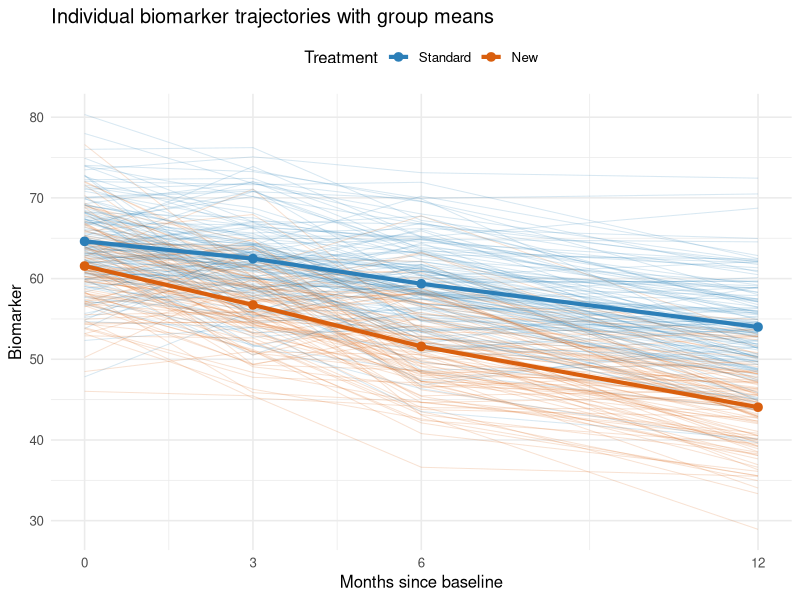
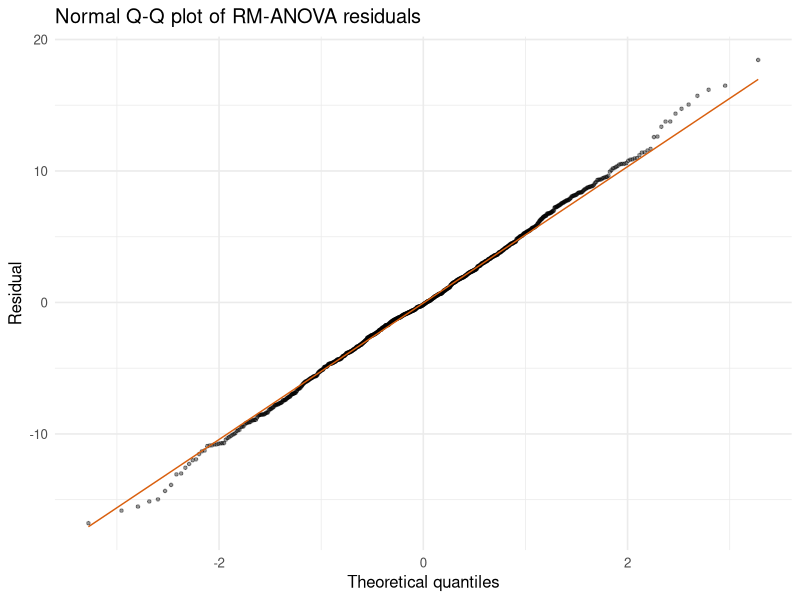
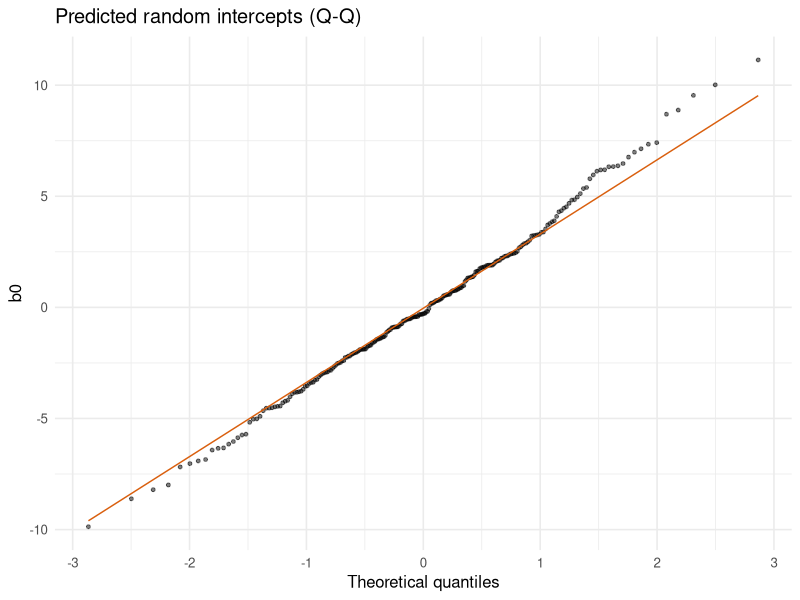
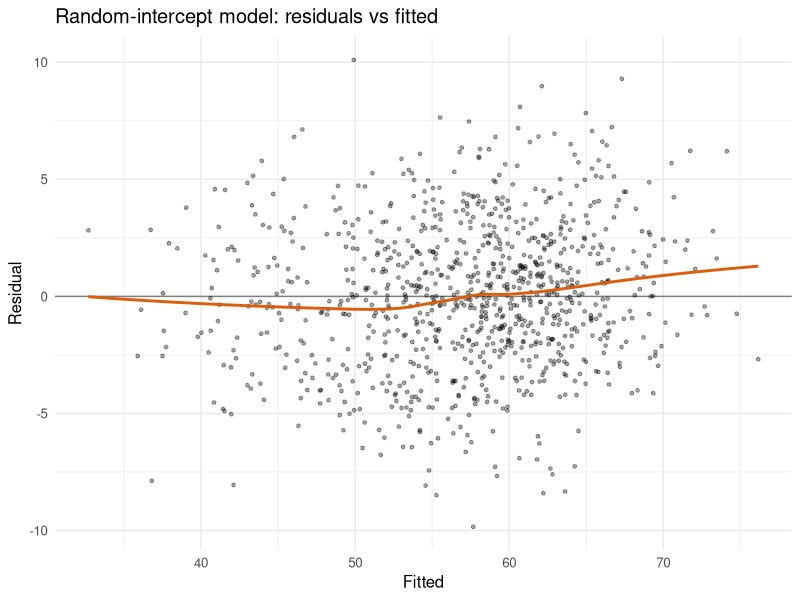
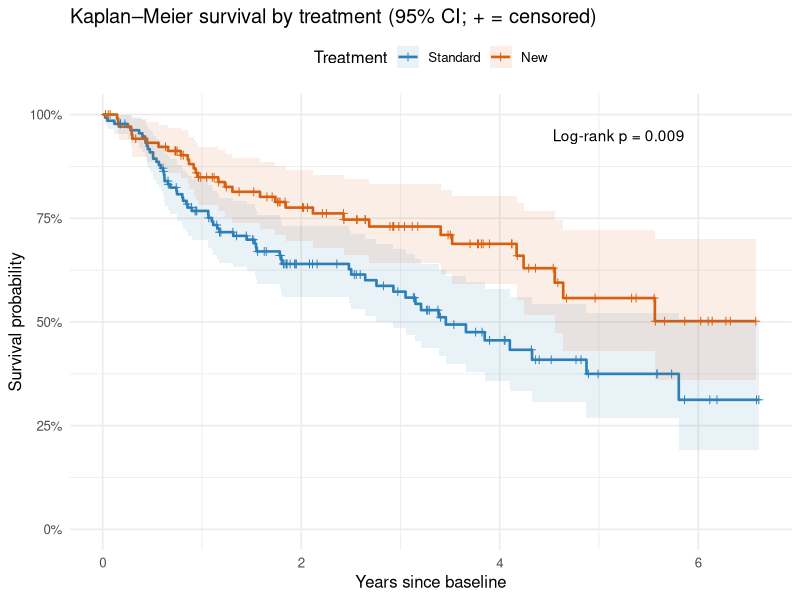
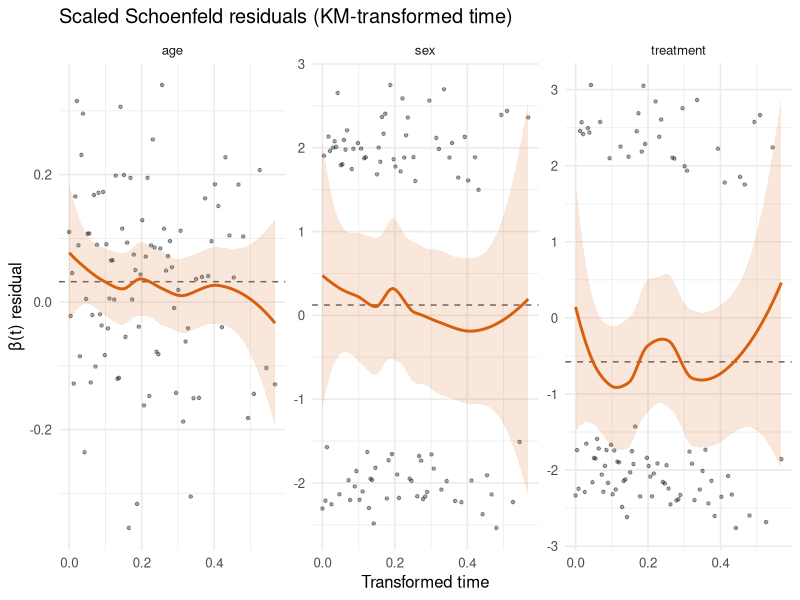
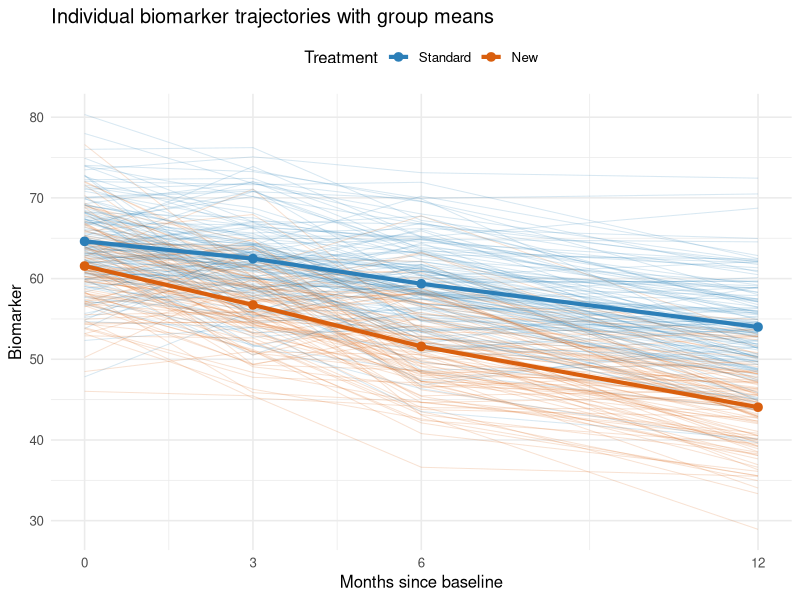
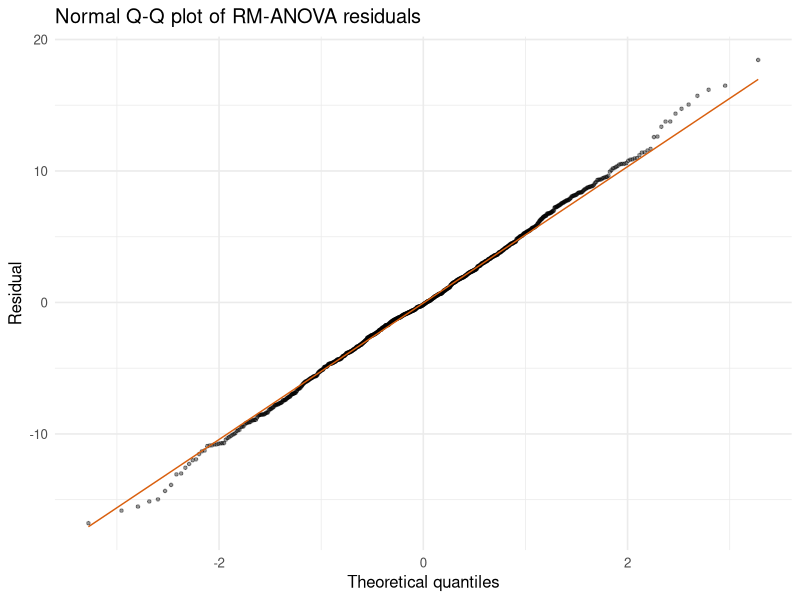

Source code (R) for these figures, in order:
## ----setup, include = FALSE---------------------------------------------------
knitr::opts_chunk$set(
  echo = TRUE, message = FALSE, warning = FALSE,
  fig.width = 8, fig.height = 4.8, dpi = 150, fig.align = "center"
)


## ----packages-----------------------------------------------------------------
library(tidyverse)   # data handling and plotting
library(afex)        # repeated-measures ANOVA
library(emmeans)     # estimated marginal means
library(lme4)        # linear mixed models
library(lmerTest)    # p-values for mixed-model fixed effects
library(geepack)     # generalized estimating equations
library(survival)    # Kaplan-Meier and Cox models
library(broom)
library(broom.mixed)
library(knitr)

theme_set(theme_minimal(base_size = 12))
trt_cols   <- c("Standard" = "#2C7FB8", "New" = "#D95F0E")
dir.create("figures", showWarnings = FALSE)
save_fig <- function(p, name, w = 8, h = 4.8) {
  ggsave(file.path("figures", name), p, width = w, height = h, dpi = 150, bg = "white")
  p
}


## ----read---------------------------------------------------------------------
data_wide <- read.table("data/extra_data.txt", header = TRUE) |>
  mutate(trt = factor(treatment, levels = 0:1, labels = c("Standard", "New")))

dim(data_wide)
anyNA(data_wide)


## ----long---------------------------------------------------------------------
data_long <- data_wide |>
  pivot_longer(starts_with("bio_"), names_to = "visit", values_to = "biomarker") |>
  mutate(
    time_numeric = as.numeric(sub("bio_", "", visit)),
    time_factor  = factor(time_numeric, levels = c(0, 3, 6, 12)),
    id           = factor(id),
    age_c        = age - mean(data_wide$age)   # centred age, used in the mixed models
  )

table(data_long$time_factor)
stopifnot(nrow(data_long) == 240 * 4)


## ----baseline-----------------------------------------------------------------
data_wide |>
  group_by(Treatment = trt) |>
  summarise(
    n            = n(),
    `Age, mean (SD)`        = sprintf("%.1f (%.1f)", mean(age), sd(age)),
    `Male, %`               = sprintf("%.0f", 100 * mean(sex)),
    `Baseline biomarker, mean (SD)` = sprintf("%.1f (%.1f)", mean(bio_0), sd(bio_0)),
    Deaths       = sum(death)
  ) |>
  kable()

t.test(bio_0 ~ trt, data = data_wide)


## ----fig-trajectories, fig.height = 4.5---------------------------------------
mean_profiles <- data_long |>
  group_by(trt, time_numeric) |>
  summarise(mean = mean(biomarker), se = sd(biomarker) / sqrt(n()), .groups = "drop")

p_traj <- ggplot(data_long, aes(time_numeric, biomarker)) +
  geom_line(aes(group = id, colour = trt), alpha = 0.18, linewidth = 0.35) +
  geom_line(data = mean_profiles, aes(y = mean, colour = trt), linewidth = 1.4) +
  geom_point(data = mean_profiles, aes(y = mean, colour = trt), size = 2.6) +
  scale_colour_manual(values = trt_cols) +
  scale_x_continuous(breaks = c(0, 3, 6, 12)) +
  labs(x = "Months since baseline", y = "Biomarker", colour = "Treatment",
       title = "Individual biomarker trajectories with group means") +
  theme(legend.position = "top")

save_fig(p_traj, "01_trajectories.png")


## ----mean-table---------------------------------------------------------------
mean_profiles |>
  select(-se) |>
  pivot_wider(names_from = time_numeric, values_from = mean, names_prefix = "Month ") |>
  mutate(`Change 0→12` = `Month 12` - `Month 0`) |>
  kable(digits = 1)


## ----rmanova------------------------------------------------------------------
anova_rm <- aov_car(
  biomarker ~ trt * time_factor + Error(id / time_factor),
  data = data_long,
  anova_table = list(correction = "none", es = "pes")
)
anova_rm


## ----rmanova-emm--------------------------------------------------------------
emmeans(anova_rm, ~ trt | time_factor) |> as_tibble() |>
  select(time_factor, trt, emmean, SE) |> kable(digits = 2)


## ----sphericity---------------------------------------------------------------
summary(anova_rm)$sphericity.tests
summary(anova_rm)$pval.adjustments


## ----gg-corrected-------------------------------------------------------------
nice(anova_rm, correction = "GG")


## ----cov-structure------------------------------------------------------------
wide_bio <- data_wide |> select(bio_0, bio_3, bio_6, bio_12)
round(apply(wide_bio, 2, var), 1)       # variances by visit
round(cor(wide_bio), 2)                 # correlations between visits


## ----fig-rm-resid, fig.height = 3.6-------------------------------------------
rm_resid <- tibble(resid = residuals(anova_rm))

p_qq <- ggplot(rm_resid, aes(sample = resid)) +
  stat_qq(alpha = 0.4, size = 0.9) + stat_qq_line(colour = "#D95F0E") +
  labs(title = "Normal Q-Q plot of RM-ANOVA residuals",
       x = "Theoretical quantiles", y = "Residual")
save_fig(p_qq, "02_rmanova_qq.png", h = 3.6)


## ----lmm-ri-------------------------------------------------------------------
model_ri <- lmer(
  biomarker ~ time_numeric * treatment + age_c + sex + (1 | id),
  data = data_long, REML = TRUE
)

fixef_tab <- tidy(model_ri, effects = "fixed", conf.int = TRUE) |>
  select(term, estimate, std.error, conf.low, conf.high, p.value)
kable(fixef_tab, digits = c(0, 3, 3, 3, 3, 4),
      col.names = c("Term", "Estimate", "SE", "95% CI low", "95% CI high", "p"))


## ----lmm-slopes---------------------------------------------------------------
b <- fixef(model_ri)
slopes <- c(Standard = b[["time_numeric"]],
            New      = b[["time_numeric"]] + b[["time_numeric:treatment"]])
round(slopes, 3)


## ----icc----------------------------------------------------------------------
vc <- as.data.frame(VarCorr(model_ri))
sigma2_b <- vc$vcov[vc$grp == "id"]
sigma2_e <- vc$vcov[vc$grp == "Residual"]
icc <- sigma2_b / (sigma2_b + sigma2_e)

tibble(Component = c("Between-patient (random intercept)", "Within-patient (residual)"),
       Variance  = c(sigma2_b, sigma2_e),
       SD        = sqrt(c(sigma2_b, sigma2_e))) |>
  kable(digits = 2)
round(icc, 3)


## ----fig-ranef, fig.height = 3.4----------------------------------------------
re <- ranef(model_ri)$id |> rownames_to_column("id") |> rename(b0 = `(Intercept)`)
p_re <- ggplot(re, aes(sample = b0)) +
  stat_qq(alpha = 0.5, size = 1) + stat_qq_line(colour = "#D95F0E") +
  labs(title = "Predicted random intercepts (Q-Q)", x = "Theoretical quantiles", y = "b0")
save_fig(p_re, "03_random_intercepts_qq.png", h = 3.4)


## ----lmm-rs-------------------------------------------------------------------
model_rs <- lmer(
  biomarker ~ time_numeric * treatment + age_c + sex + (time_numeric | id),
  data = data_long, REML = TRUE
)
VarCorr(model_rs)
isSingular(model_rs)


## ----lrt----------------------------------------------------------------------
lrt <- anova(model_ri, model_rs, refit = FALSE)
lrt

# The null hypothesis puts the slope variance on the boundary of its space
# (sigma^2_slope = 0), so the naive chi-square(2) p-value is conservative.
# The correct reference is a 50:50 mixture of chi-square(1) and chi-square(2).
chisq <- lrt$Chisq[2]
p_mixture <- 0.5 * pchisq(chisq, 1, lower.tail = FALSE) +
             0.5 * pchisq(chisq, 2, lower.tail = FALSE)
round(c(LRT = chisq, p_naive = lrt$`Pr(>Chisq)`[2], p_mixture = p_mixture), 3)


## ----fig-lmm-resid, fig.height = 3.6------------------------------------------
p_fit <- tibble(fitted = fitted(model_ri), resid = resid(model_ri)) |>
  ggplot(aes(fitted, resid)) +
  geom_hline(yintercept = 0, colour = "grey50") +
  geom_point(alpha = 0.35, size = 1) +
  geom_smooth(se = FALSE, colour = "#D95F0E", method = "loess") +
  labs(title = "Random-intercept model: residuals vs fitted", x = "Fitted", y = "Residual")
save_fig(p_fit, "04_lmm_residuals.png", h = 3.6)


## ----gee----------------------------------------------------------------------
data_gee <- data_long |> arrange(id, time_numeric)

gee_ind  <- geeglm(biomarker ~ time_numeric * treatment, id = id, data = data_gee,
                   family = gaussian, corstr = "independence")
gee_exch <- geeglm(biomarker ~ time_numeric * treatment, id = id, data = data_gee,
                   family = gaussian, corstr = "exchangeable")
gee_ar1  <- geeglm(biomarker ~ time_numeric * treatment, id = id, data = data_gee,
                   family = gaussian, corstr = "ar1")

gee_tab <- map_dfr(
  list(Independence = gee_ind, Exchangeable = gee_exch, `AR(1)` = gee_ar1),
  ~ tidy(.x, conf.int = TRUE), .id = "Working correlation"
) |>
  select(`Working correlation`, term, estimate, std.error, conf.low, conf.high)
kable(gee_tab, digits = 3)

c(exchangeable_alpha = gee_exch$geese$alpha, ar1_alpha = gee_ar1$geese$alpha) |> round(3)
sapply(list(Independence = gee_ind, Exchangeable = gee_exch, `AR(1)` = gee_ar1),
       function(m) QIC(m)[c("QIC", "CIC")]) |> round(1)


## ----gee-vs-lmm---------------------------------------------------------------
gee_exch_adj <- geeglm(biomarker ~ time_numeric * treatment + age_c + sex, id = id,
                       data = data_gee, family = gaussian, corstr = "exchangeable")

cmp <- full_join(
  tidy(model_ri, effects = "fixed") |> select(term, LMM = estimate, LMM_SE = std.error),
  tidy(gee_exch_adj) |> select(term, GEE = estimate, GEE_robust_SE = std.error),
  by = "term"
)
kable(cmp, digits = 3)


## ----km-----------------------------------------------------------------------
km_fit <- survfit(Surv(follow, death) ~ trt, data = data_wide)
km_fit


## ----fig-km, fig.height = 4.6-------------------------------------------------
km_df <- tidy(km_fit) |>
  mutate(trt = factor(sub("trt=", "", strata), levels = c("Standard", "New")))
km_start <- km_df |> distinct(trt) |>
  mutate(time = 0, estimate = 1, conf.low = 1, conf.high = 1, n.censor = 0)
km_df <- bind_rows(km_start, km_df) |> arrange(trt, time) |>
  group_by(trt) |> mutate(time_next = lead(time, default = max(time))) |> ungroup()

lr <- survdiff(Surv(follow, death) ~ trt, data = data_wide)
lr_p <- pchisq(lr$chisq, df = 1, lower.tail = FALSE)

p_km <- ggplot(km_df, aes(time, estimate, colour = trt, fill = trt)) +
  geom_step(linewidth = 0.9) +
  geom_rect(aes(xmin = time, xmax = time_next,
                ymin = conf.low, ymax = conf.high), alpha = 0.10, colour = NA) +
  geom_point(data = filter(km_df, n.censor > 0), shape = 3, size = 1.6) +
  scale_colour_manual(values = trt_cols) + scale_fill_manual(values = trt_cols) +
  scale_y_continuous(labels = scales::percent, limits = c(0, 1)) +
  annotate("text", x = 5.2, y = 0.95, label = sprintf("Log-rank p = %.3f", lr_p)) +
  labs(x = "Years since baseline", y = "Survival probability",
       colour = "Treatment", fill = "Treatment",
       title = "Kaplan–Meier survival by treatment (95% CI; + = censored)") +
  theme(legend.position = "top")
save_fig(p_km, "05_kaplan_meier.png", h = 4.6)


## ----km-table-----------------------------------------------------------------
summary(km_fit, times = c(1, 2, 3, 5))$table
summary(km_fit, times = c(1, 2, 3, 5)) |>
  (\(s) tibble(Treatment = sub("trt=", "", s$strata), Year = s$time,
               `At risk` = s$n.risk, Survival = s$surv,
               `95% CI` = sprintf("%.2f–%.2f", s$lower, s$upper)))() |>
  kable(digits = 2)
lr


## ----cox1---------------------------------------------------------------------
cox1 <- coxph(Surv(follow, death) ~ treatment + age + sex, data = data_wide)
hr_table <- function(m) {
  tidy(m, exponentiate = TRUE, conf.int = TRUE) |>
    transmute(Term = term, HR = estimate, `95% CI low` = conf.low,
              `95% CI high` = conf.high, p = p.value)
}
kable(hr_table(cox1), digits = 3)


## ----ph-test------------------------------------------------------------------
zph1 <- cox.zph(cox1)
zph1


## ----fig-schoenfeld, fig.height = 3.6, fig.width = 10-------------------------
zph_df <- map_dfr(colnames(zph1$y), \(v)
  tibble(var = v, time = zph1$x, resid = zph1$y[, v]))
coef_df <- tibble(var = names(coef(cox1)), beta = coef(cox1))
p_sch <- ggplot(zph_df, aes(time, resid)) +
  geom_hline(data = coef_df, aes(yintercept = beta), colour = "grey40", linetype = "dashed") +
  geom_point(alpha = 0.35, size = 0.9) +
  geom_smooth(method = "loess", se = TRUE, colour = "#D95F0E", fill = "#D95F0E", alpha = 0.15) +
  facet_wrap(~ var, scales = "free_y") +
  labs(title = "Scaled Schoenfeld residuals (KM-transformed time)",
       x = "Transformed time", y = "β(t) residual")
save_fig(p_sch, "06_schoenfeld.png", w = 10, h = 3.6)


## ----cox2---------------------------------------------------------------------
cox2 <- coxph(Surv(follow, death) ~ treatment + age + sex + bio_0, data = data_wide)
kable(hr_table(cox2), digits = 3)

# HR per 10-unit higher baseline biomarker (a more readable scale)
round(exp(10 * c(coef(cox2)["bio_0"], confint(cox2)["bio_0", ])), 2)

AIC(cox1, cox2)
anova(cox1, cox2)   # likelihood-ratio test for adding bio_0


## ----compare-trt--------------------------------------------------------------
bind_rows(
  `Treatment + age + sex`         = hr_table(cox1) |> filter(Term == "treatment"),
  `Treatment + age + sex + bio_0` = hr_table(cox2) |> filter(Term == "treatment"),
  .id = "Model"
) |> select(-Term) |> kable(digits = 3)


## ----session------------------------------------------------------------------
sessionInfo()
